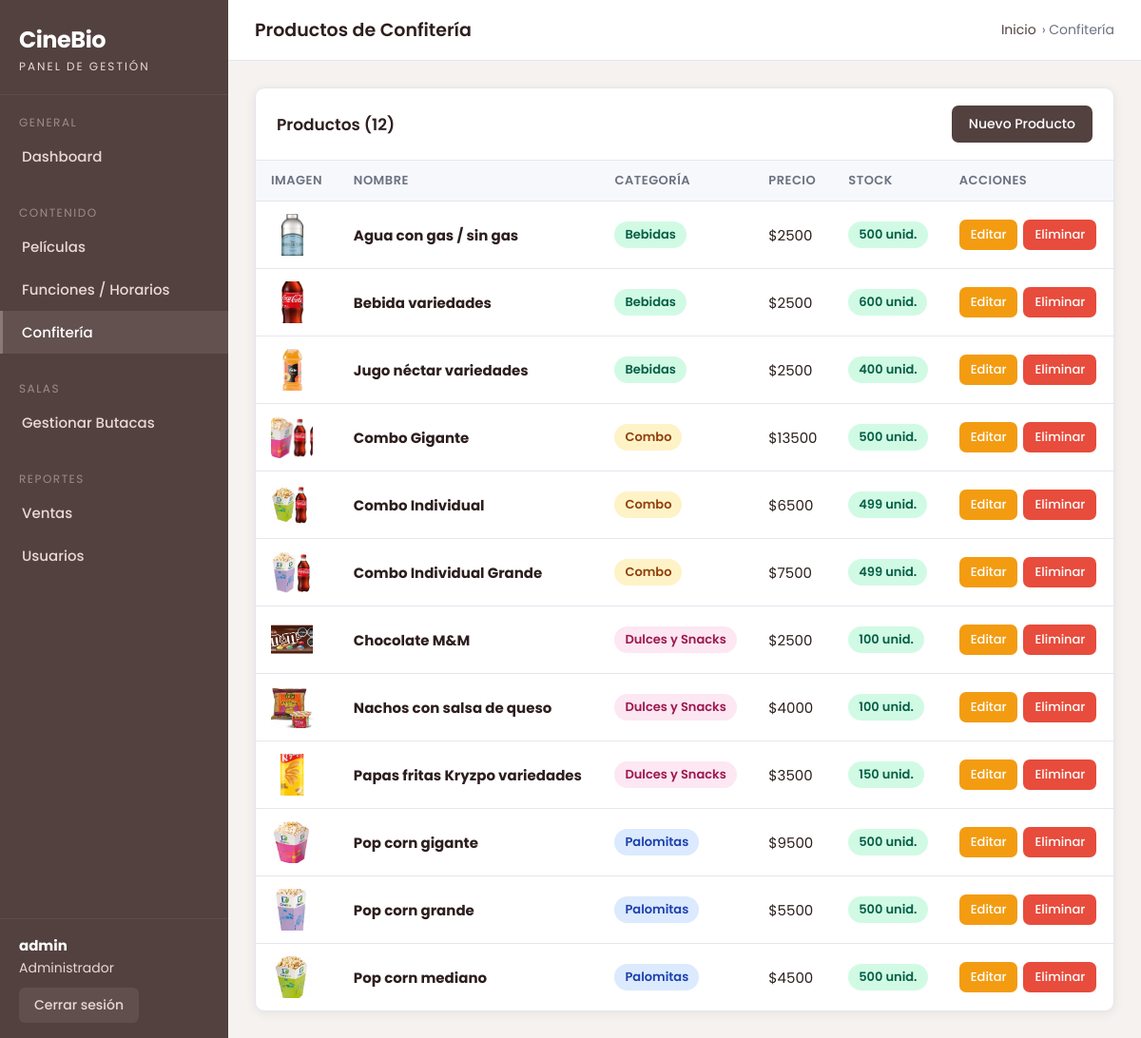
The page /gestion/productos/ (signed in) on the database its author committed.
### app/models.py (models this page shows, shortened)
class ProductoConfiteria(models.Model):
    CATEGORIA_CHOICES = [
        ('combo', 'Combo'),
        ('palomitas', 'Palomitas'),
        ('bebidas', 'Bebidas'),
        ('dulces', 'Dulces y Snacks'),
    ]
    nombre = models.CharField(max_length=100)
    categoria = models.CharField(max_length=20, choices=CATEGORIA_CHOICES)
    precio = models.IntegerField()
    stock = models.IntegerField(default=0)
    imagen = models.ImageField(upload_to='confiteria/')

### portal_admin/views.py (the view)
# urls.py: path('productos/', views.productos_list, name='productos_list'),
@admin_requerido
def productos_list(request):
    productos = ProductoConfiteria.objects.all().order_by('categoria', 'nombre')
    return render(request, 'portal_admin/productos_list.html', {'productos': productos})

### portal_admin/context_processors.py (called while the page is built)
def admin_context(request):
    uid = request.session.get('portal_admin_uid')
    admin_username = request.session.get('portal_admin_username', '')
    if uid and not admin_username:
        try:
            user = User.objects.get(pk=uid)
            admin_username = user.username
        except User.DoesNotExist:
            pass
    return {'admin_username': admin_username}

### portal_admin/views.py (called while the page is built)
def admin_requerido(vista):
    @wraps(vista)
    def wrapper(request, *args, **kwargs):
        if not request.session.get('portal_admin_uid'):
            return redirect('portal_admin:login')
        return vista(request, *args, **kwargs)
    return wrapper

### portal_admin/templates/portal_admin/productos_list.html (shortened to what this page needs)
{% extends 'portal_admin/base.html' %}
{% block page_title %}Productos de Confitería{% endblock %}
{% block breadcrumb %} › Confitería{% endblock %}
{% block contenido %}
<div class="card">
    <div class="card-header">
        <h2>Productos ({{ productos|length }})</h2>
        <a href="{% url 'portal_admin:producto_create' %}" class="btn btn-primary">
            Nuevo Producto
        </a>
    </div>
    <div class="table-responsive">
        {% if productos %}
        <table class="admin-table">
            <thead>
                <tr>
                    <th>Imagen</th>
                    <th>Nombre</th>
                    <th>Categoría</th>
                    <th>Precio</th>
                    <th>Stock</th>
                    <th>Acciones</th>
                </tr>
            <tbody>
                {% for producto in productos %}
                <tr>
                    <td>
                        {% if producto.imagen %}
                        <img src="{{ producto.imagen.url }}" alt="{{ producto.nombre }}" class="table-img-square">
                        {% else %}
                        <span style="color:var(--text-secondary);font-size:12px;">Sin imagen</span>
                        {% endif %}
                    </td>
                    <td><strong>{{ producto.nombre }}</strong></td>
                    <td>
                        <span class="badge badge-{{ producto.categoria }}">
                            {{ producto.get_categoria_display }}
                        </span>
                    </td>
                    <td>${{ producto.precio|floatformat:"0" }}</td>
                    <td>
                        {% if producto.stock == 0 %}
                            <span class="badge" style="background:#fef2f2;color:#991b1b;">Agotado</span>
                        {% elif producto.stock < 10 %}
                            <span class="badge" style="background:#fffbeb;color:#92400e;">{{ producto.stock }} unid.</span>
                        {% else %}
                            <span class="badge badge-bebidas">{{ producto.stock }} unid.</span>
                        {% endif %}
                    </td>
                    <td>
                        <div class="actions-cell">
                            <a href="{% url 'portal_admin:producto_edit' producto.pk %}"
                               class="btn btn-warning btn-sm">Editar</a>
                            <a href="{% url 'portal_admin:producto_delete' producto.pk %}"
                               class="btn btn-danger btn-sm">Eliminar</a>
                        </div>
                    </td>
                </tr>
                {% endfor %}
            </tbody>
        </table>
        {% else %}
        <div class="empty-state">
            <p>No hay productos registrados.<br>
               <a href="{% url 'portal_admin:producto_create' %}" style="color:var(--accent);">Agregar el primero</a>
            </p>
        </div>
        {% endif %}
    </div>
</div>
{% endblock %}

### portal_admin/static/portal_admin/css/admin.css (style rules this page uses)
:root { --sidebar-bg: #52413f; --sidebar-hover: #6b5553; --sidebar-active: #8b7977; --sidebar-text: #e8d8d6; --sidebar-width: 240px; --header-h: 64px; --accent: #52413f; --accent-light: #6b5553; --body-bg: #f5f2f0; --card-bg: #ffffff; --text-primary: #2d1f1e; --text-secondary: #6b7280; --border: #e5e7ef; --success: #27ae60; --warning: #f39c12; --danger: #e74c3c; --info: #2980b9; --radius: 10px; --shadow: 0 2px 12px rgba(0,0,0,.07); }
*, *::before, *::after { box-sizing: border-box; margin: 0; padding: 0; }
body { font-family: 'Poppins', sans-serif; background: var(--body-bg); color: var(--text-primary); font-size: 15px; }
a { text-decoration: none; color: inherit; }
img { max-width: 100%; display: block; }
.card { background: var(--card-bg); border-radius: var(--radius); box-shadow: var(--shadow); border: 1px solid var(--border); }
.card-header { padding: 18px 22px; border-bottom: 1px solid var(--border); display: flex; align-items: center; justify-content: space-between; gap: 12px; }
.card-header h2 { font-size: 17px; font-weight: 600; }
.table-responsive { overflow-x: auto; }
table.admin-table { width: 100%; border-collapse: collapse; }
.admin-table thead th { background: #f7f8fc; padding: 11px 16px; text-align: left; font-size: 13px; font-weight: 600; letter-spacing: .5px; text-transform: uppercase; color: var(--text-secondary); border-bottom: 1px solid var(--border); }
.admin-table tbody td { padding: 13px 16px; border-bottom: 1px solid var(--border); font-size: 15px; vertical-align: middle; }
.admin-table tbody tr:last-child td { border-bottom: none; }
.table-img-square { width: 44px; height: 44px; object-fit: cover; border-radius: 6px; }
.badge { display: inline-flex; align-items: center; padding: 4px 11px; border-radius: 20px; font-size: 13px; font-weight: 600; }
.badge-combo { background: #fef3c7; color: #92400e; }
.badge-palomitas { background: #dbeafe; color: #1e40af; }
.badge-bebidas { background: #d1fae5; color: #065f46; }
.badge-dulces { background: #fce7f3; color: #9d174d; }
.btn { display: inline-flex; align-items: center; gap: 6px; padding: 9px 18px; border-radius: 7px; font-size: 14px; font-weight: 500; font-family: 'Poppins', sans-serif; cursor: pointer; border: none; transition: all .18s; text-decoration: none; }
.btn-primary { background: var(--accent); color: #fff; }
.btn-danger { background: var(--danger); color: #fff; }
.btn-warning { background: var(--warning); color: #fff; }
.btn-sm { padding: 6px 12px; font-size: 13px; }
.actions-cell { display: flex; gap: 6px; align-items: center; }

### rows shown on the page
ProductoConfiteria: imagen (picture), nombre "Agua con gas / sin gas", categoria "Bebidas", precio "2500", stock "500"
ProductoConfiteria: imagen (picture), nombre "Bebida variedades", categoria "Bebidas", precio "2500", stock "600"
ProductoConfiteria: imagen (picture), nombre "Jugo néctar variedades", categoria "Bebidas", precio "2500", stock "400"
ProductoConfiteria: imagen (picture), nombre "Combo Gigante", categoria "Combo", precio "13500", stock "500"
ProductoConfiteria: imagen (picture), nombre "Combo Individual", categoria "Combo", precio "6500", stock "499"
ProductoConfiteria: imagen (picture), nombre "Combo Individual Grande", categoria "Combo", precio "7500", stock "499"
ProductoConfiteria: imagen (picture), nombre "Chocolate M&M", categoria "Dulces y Snacks", precio "2500", stock "100"
ProductoConfiteria: imagen (picture), nombre "Nachos con salsa de queso", categoria "Dulces y Snacks", precio "4000", stock "100"
ProductoConfiteria: imagen (picture), nombre "Papas fritas Kryzpo variedades", categoria "Dulces y Snacks", precio "3500", stock "150"
ProductoConfiteria: imagen (picture), nombre "Pop corn gigante", categoria "Palomitas", precio "9500", stock "500"
ProductoConfiteria: imagen (picture), nombre "Pop corn grande", categoria "Palomitas", precio "5500", stock "500"
ProductoConfiteria: imagen (picture), nombre "Pop corn mediano", categoria "Palomitas", precio "4500", stock "500"

### other values the page prints
{{ admin_username }} "admin"
{{ productos|length }} "12"
